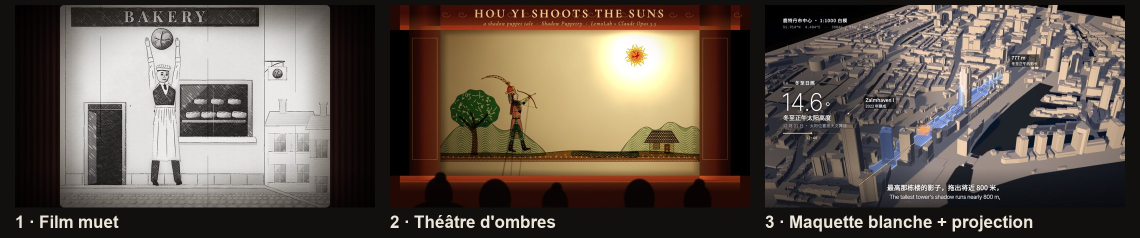
#> input picture styles/pistes.jpg, 2280 x 475 px (shown at 1/2 size)
$ python -i pub_v2.py   (imports and definitions only)
#> lines starting #> are read from the running program, lines starting #| are printed output that depends on the picture
"""Pub 3, version complète (~47 s, 9:16) : la journée en pixel (patience 20 → 0), la découverte de Diktéo,
la réalité qui se propage depuis l'écran, l'homme réel heureux, le téléphone 3D, le carton de fin.
python pub_v2.py → out/dikteo_pub3_plombier.mp4"""
import math
import os
import random
import subprocess
import sys
import wave

import numpy as np
from PIL import Image, ImageDraw, ImageFilter, ImageFont

ICI = os.path.dirname(os.path.abspath(__file__))
sys.path.insert(0, os.path.join(ICI, "pixel"))
import hd  # noqa: E402
import journee_hd as JH  # noqa: E402
from bascule import etalonner, grain, lire_clip, zoom  # noqa: E402

OW, OH, FPS = 1080, 1920, 30
X = 4
OUT = os.path.join(ICI, "out")
TMP = os.path.join(ICI, "tmp", "v2")
SFX = os.path.join(ICI, "..", "son", "sfx")
ECRAN = os.path.join(ICI, "..", "pub2", "ecran", "sombre")
# [2 lines not run here, left out]

# ——— le découpage ———
T_PIX = sum(s[1] for s in JH.SCENES)           # 31.4 s de pixel
T_POV = T_PIX + 3.6                              # découverte de l'appli
T_PIXA = T_POV + 1.0                             # le vrai homme, mais encore en pixel
T_TRANS = T_PIXA + 1.8                           # la réalité part de son téléphone
REEL = [(0.2, 3.8), (11.6, 2.4), (8.4, 1.8)]    # (début dans le plan, durée)
T_REEL = T_POV + sum(d for _, d in REEL)
T_3D = T_REEL + 4.0
T_FIN = T_3D + 2.6
N = int(round(T_FIN * FPS))

VOIX_T = {"r1": 0.4, "r2": 4.9, "r3": 9.1, "r4": 13.6, "r5": 17.8, "r6": 22.05, "r7": 29.3, "r8": 31.8, "r9": 35.6,
          "r10": 41.6, "r11": 45.9}

ARCHIVO = os.path.join(ICI, "polices", "Archivo.ttf")


def police(taille, poids=800, largeur=100):
    f = ImageFont.truetype(ARCHIVO, taille)
    f.set_variation_by_axes([poids, largeur])
    return f


# [1 line that did not run here, left out]


# [29 lines left out: functions sous_titre, pixeliser, camera_main, not called in this run]


def ui(k):
    k = max(1, min(375, k))
    return Image.open(os.path.join(ECRAN, f"ecran_{k:04d}.png")).convert("RGB")


# [7 lines left out: function coller_ecran, not called in this run]


# ——— enregistrement des lettres écrites (pour les « bips ») ———
_lettres = {"n": 0}
_dialogue = JH.dialogue


# [4 lines left out: function dialogue_compte, not called in this run]


JH.dialogue = dialogue_compte


# [8 lines left out: function scene_a, not called in this run]


# ——— rendu « HD-2D » léger : profondeur de champ, halo des lumières, vignette ———
_ys = np.arange(OH)[:, None].astype(np.float32)
_net = np.clip(np.minimum((_ys - 360) / 300, (1500 - _ys) / 260), 0, 1)       # 1 = net (milieu), 0 = flou (haut, bas)
_MASQUE_FLOU = Image.fromarray((np.repeat(255 * (1 - _net), OW, axis=1)).astype(np.uint8))
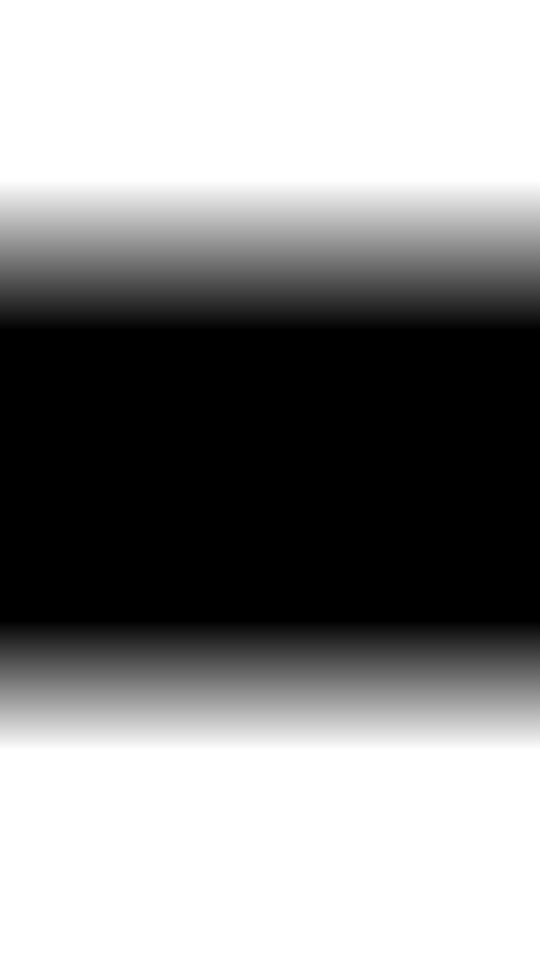
#> _MASQUE_FLOU: PIL image 1080x1920 L (shown at 1/2 size); min 0, max 255, mean 140.6
_xs = np.arange(OW)[None, :].astype(np.float32)
_v = 1 - 0.28 * np.clip(np.hypot((_xs - OW / 2) / (OW * 0.62), (_ys - OH * 0.5) / (OH * 0.62)) - 0.35, 0, 1) ** 1.5
_VIGNETTE = _v[..., None].astype(np.float32)
ZONES_NETTES = [(0, hd.HUD_Y * X, OW, (hd.HUD_Y + 78) * X), (0, 356 * X, OW, 432 * X)]


def hd2d(img):
    net = img
    flou = img.filter(ImageFilter.GaussianBlur(4))
    img = Image.composite(flou, img, _MASQUE_FLOU)
    a = np.asarray(img).astype(np.float32)
    mx, mn = a.max(axis=2, keepdims=True), a.min(axis=2, keepdims=True)
    lumiere = (mx > 200) & (mx - mn > 90)  # seulement les lumières colorées (lampe, aube, téléphone), pas les blancs
    brillant = Image.fromarray(np.clip(a * lumiere, 0, 255).astype(np.uint8)).filter(ImageFilter.GaussianBlur(30))
    a = a + np.asarray(brillant).astype(np.float32) * 0.5
    a = a * _VIGNETTE
    img = Image.fromarray(np.clip(a, 0, 255).astype(np.uint8))
    for z in ZONES_NETTES:  # la jauge et les dialogues restent parfaitement nets
        img.paste(net.crop(z), z[:2])
    return img


# [40 lines left out: functions pixel_frame, pov_frame, mosaique, not called in this run]


YY, XX = np.mgrid[0:OH, 0:OW]


# [106 lines left out: functions propagation, hud_tombe, main, not called in this run]


# ——— le son ———
SR = 48000


# [122 lines left out: functions sfx, son, not called in this run]


# [13 lines not run here, left out]

>>> from PIL import Image
>>> picture = Image.open('../styles/pistes.jpg')
#> picture is the input picture: PIL image 2280x475 RGB; mean R, G, B 97.1, 86.1, 76.8
>>> result = hd2d(picture)
#> in hd2d, `flou = img.filter(ImageFilter.GaussianBlur(4))`:
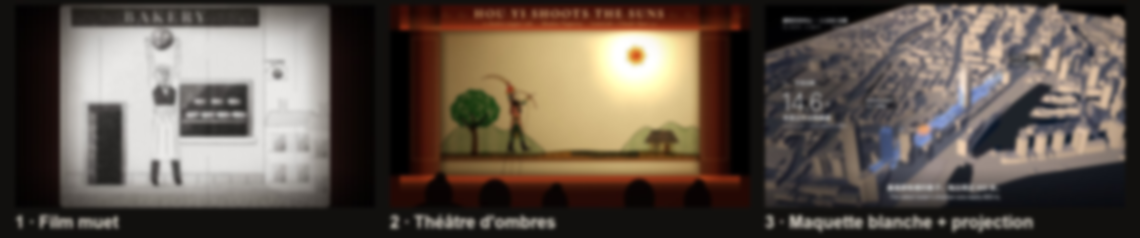
#> flou: PIL image 2280x475 RGB (shown at 1/2 size); mean R, G, B 97.1, 86.1, 76.8
#> (the run stopped early here; a loop or call above may not have finished)
